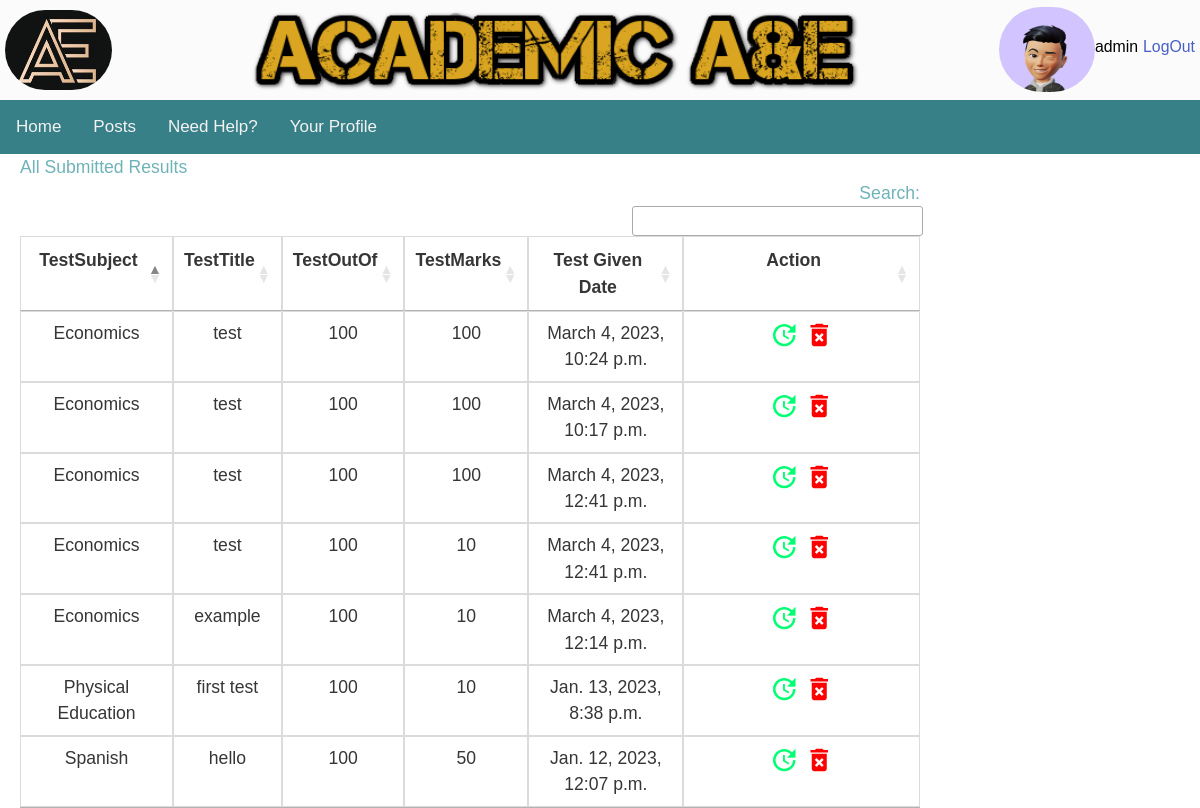
Screenshot of /academic/submitted_results/ (signed in) with the database file from the repository.
### user_profiles/models.py (models this page shows, shortened)
class Profile2(models.Model):
    user = models.OneToOneField(User, on_delete=models.CASCADE)
    avatar = models.ImageField(default='default.jpg', upload_to='profile_images')
    firstname = models.CharField(max_length=100)
    lastname = models.CharField(max_length=100)
    year_group = models.CharField(max_length=10, choices=YEAR_CHOICES)
    subject1 = models.ForeignKey(Subjects, blank=True, null=True, on_delete=models.CASCADE,related_name='subject1')
    subject2 = models.ForeignKey(Subjects, blank=True, null=True, on_delete=models.CASCADE,related_name='subject2')
    subject3 = models.ForeignKey(Subjects, blank=True, null=True, on_delete=models.CASCADE,related_name='subject3')
    subject4 = models.ForeignKey(Subjects, blank=True, null=True, on_delete=models.CASCADE,related_name='subject4')

### academic/models.py (models this page shows, shortened)
class Tests(models.Model):
    test_subject =models.ForeignKey(Subjects, blank=True, null=True, on_delete=models.CASCADE)
    test_title = models.CharField(max_length=100)
    test_given_date= models.DateTimeField()
    test_marks = models.DecimalField(decimal_places=0, max_digits=4)
    test_outof =  models.DecimalField(decimal_places=0, max_digits=4)
    submitted = models.DateField(auto_now_add=True)
    username = models.ForeignKey(User, blank=True, null=True, on_delete=models.CASCADE)

class Subjects(models.Model):
    subject_name=models.CharField(max_length=20, choices=SUBJECT_CHOICES,unique=True)
    def __str__(self):
        return str(self.subject_name)

### academic/views.py (the view)
# urls.py: path('submitted_results/', views.submitted_results, name='submitted-request'),
@login_required(login_url=reverse_lazy('login'))
def submitted_results(request):
    user_id=request.user.id
    test_list=Tests.objects.filter(username=user_id).order_by('-id')
    return render(request, 'academic/submitted_results.html', {'test_list': test_list})

### academic/templates/academic/submitted_results.html (shortened to what this page needs)
{% extends "base.html" %}
{% load static %}
{% block content %}
<h1>All Submitted Results</h1>
    <table id="SubmittedTests" class="table is-bordered">
      <thead>
        <tr>
          <th>TestSubject</th>
          <th>TestTitle</th>
          <th>TestOutOf</th>
          <th>TestMarks</th>
          <th>Test Given Date</th>
          <th>Action</th>
      </tr>
      </thead>
    <tbody>
      {%   for result in test_list %}
      <tr>
        <td>{{ result.test_subject }}</td>
        <td>{{ result.test_title }}</td>
        <td>{{ result.test_outof }}</td>
        <td>{{ result.test_marks }}</td>
        <td>{{ result.test_given_date }}</td>
        <td>
          <a href='/academic/update_test/{{result.id}}'><i class="material-icons" style="font-size:30px;color:rgb(0, 255, 115)">update</i> </a>
          <a href='/academic/delete_test/{{result.id}}'> <i class="material-icons" style="font-size:30px;color:red">delete_forever</i></a>
        </td>
      </tr>
    {% endfor %}
    </tbody>
     </table>
{% endblock content %}

### nea_site/templates/base.html (shortened to what this page needs)
{% load static %}
<!DOCTYPE html>
<html>
<head>
<link href ="{% static 'main.css' %}" rel ="stylesheet" type = "text/css">
<link rel="stylesheet" type="text/css" href="{% static 'cal/css/styles.css' %}">
<link rel="stylesheet" type="text/css" href="https://cdn.datatables.net/1.13.1/css/jquery.dataTables.min.css">
<link rel="stylesheet" href="https://cdnjs.cloudflare.com/ajax/libs/Chart.js/2.8.0/Chart.min.css" />
<link rel="stylesheet" href="https://cdn.jsdelivr.net/npm/bulma@0.9.3/css/bulma.min.css">
</head>
<body>
<div class ="wrapper">
    <div class="header">
        <div class="header-logo"><img class="header-logo-image" src="{% static 'logo.jpg' %}" alt=""/></div>
        <div class="header-top-banner"><img class="top-banner-image" src="{% static 'top_banner.png' %}" width="700" height="150" title="I'm the top banner" alt=""/></div>
        <div class="user-login-status">
            {% if user.is_authenticated %}
            <img class="user-profile-image" src="{{ user.profile2.avatar.url }} "/>
            <div class="user-name">  <h1>{{ user.username }} </h1></div>
            <div class="user-logout-url"><a href="{% url 'logout' %}?next=/">LogOut</a></div>
            {% endif %}
        </div>
    </div>
    <div id="topnavbar">
        <a class="nav-link" href="{% url 'homepage' %}">Home</a>
        <a class="nav-link" href="{% url 'posts:mainscreen' %} ">Posts</a>
        <a class="nav-link" href="/need_help">Need Help?</a>
        <a class="nav-link" href="/user_profiles/profile/">Your Profile</a>
    </div>
    <div id="main">
        {% block content %}
        {% endblock content %}
    </div>
</div>
</body>
</html>

### nea_site/static/main.css (style rules this page uses)
.wrapper { background-color: currentColor; font-family: 'Avenir', Helvetica, sans-serif; font-size: 1.1em; text-align: justify; color: #fbfbfb; margin-top: 0px; margin-left: auto; margin-right: auto; width: auto; }
.header { display:flex }
.header-logo { display:flex; height: 100px; vertical-align: top; margin-left: 5px; }
.header-logo-image { width: 120px; height: 80px; border-radius: 130px; margin-top: 10px; }
.user-profile-image { width: 120px; height: 85px; border-radius: 150px; vertical-align: top; margin-top: 7px; }
.header-top-banner { display: flex; width: auto; height: 100px; vertical-align: top; align-content: center; margin-right: 130px; margin-left: 130px; }
.top-banner-image { height: 100px; }
.user-login-status { color: #353942; display: flex; width: auto; }
.user-name { display: flex; text-align: center; font-size: 0.9em; margin-top: 5px; margin-right: 5px; padding-top: 30px; padding-bottom: 10px; clear: both; color: black; }
.user-logout-url { display: flex; text-align: center; font-size: 0.9em; margin-top: 5px; margin-right: 5px; padding-top: 30px; padding-bottom: 10px; clear: both; color: black; }
#topnavbar { background-color: #388087; overflow: hidden; }
#topnavbar a { float: left; color: #f2f2f2; text-align: center; padding: 14px 16px; text-decoration: none; font-size: 17px; }
#main { width: 100%; float: left; margin-left: 20px; margin-right: 10px; padding-right: 10px; color: #6FB3B8; }

### rows the page displays
Tests: test_subject "Economics", test_title "test", test_outof "100", test_marks "100", test_given_date "March 4, 2023, 10:24 p.m."
Tests: test_subject "Economics", test_title "test", test_outof "100", test_marks "100", test_given_date "March 4, 2023, 10:17 p.m."
Tests: test_subject "Economics", test_title "test", test_outof "100", test_marks "100", test_given_date "March 4, 2023, 12:41 p.m."
Tests: test_subject "Economics", test_title "test", test_outof "100", test_marks "10", test_given_date "March 4, 2023, 12:41 p.m."
Tests: test_subject "Economics", test_title "example", test_outof "100", test_marks "10", test_given_date "March 4, 2023, 12:14 p.m."
Tests: test_subject "Spanish", test_title "hello", test_outof "100", test_marks "50", test_given_date "Jan. 12, 2023, 12:07 p.m."
Tests: test_subject "Physical Education", test_title "first test", test_outof "100", test_marks "10", test_given_date "Jan. 13, 2023, 8:38 p.m."

### other values shown
{{ user.username }} "admin"
